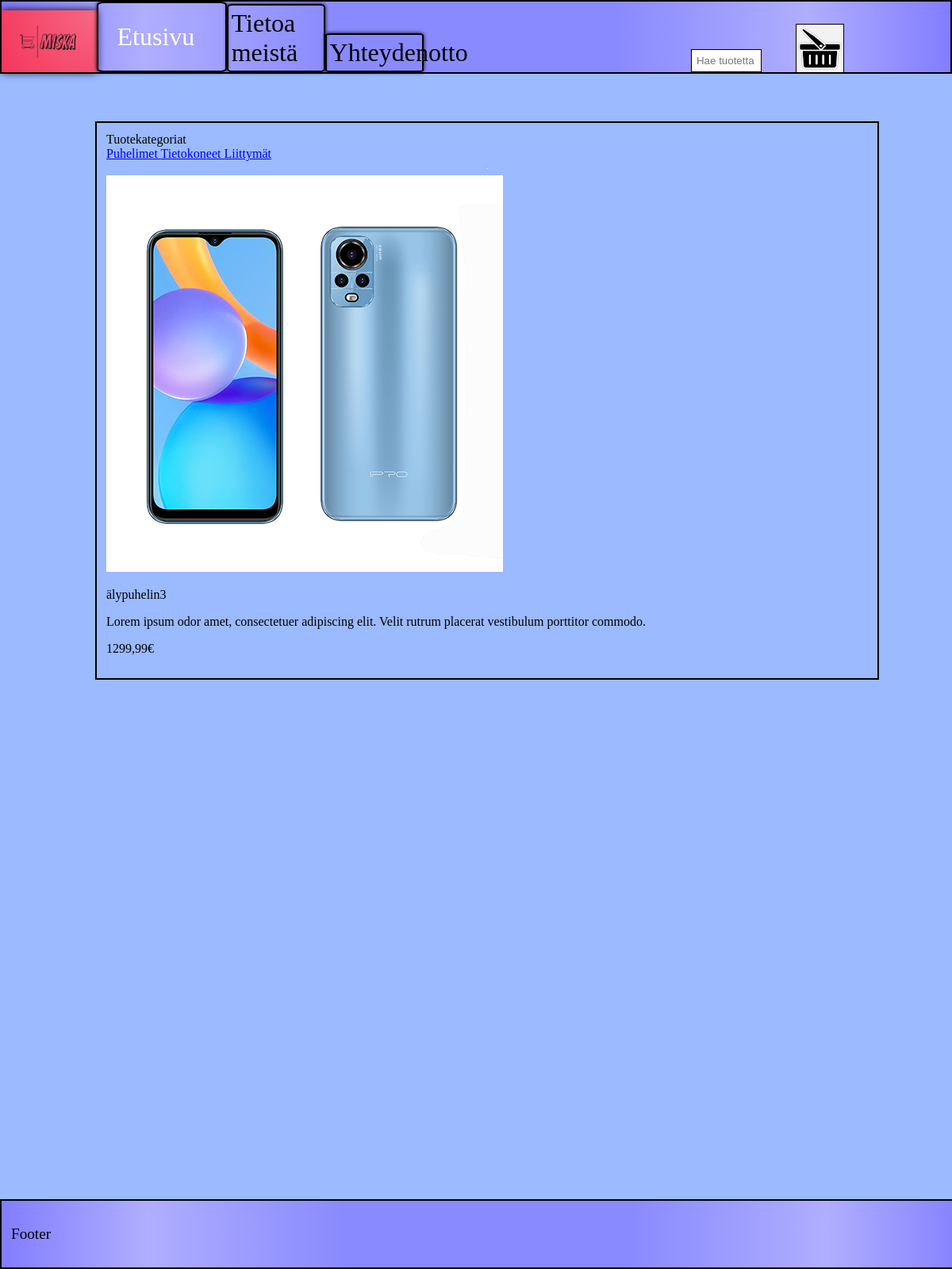
/product.php?title=älypuhelin3, run on the app's committed database.
### tables this page shows
CREATE TABLE IF NOT EXISTS `tuotteet` (
  `id` int NOT NULL AUTO_INCREMENT,
  `image` mediumtext NOT NULL,
  `title` mediumtext NOT NULL,
  `price` mediumtext NOT NULL,
  `description` mediumtext NOT NULL,
  `category` mediumtext NOT NULL,
  `meta_description` mediumtext NOT NULL,
  `meta_keywords` mediumtext NOT NULL,
  PRIMARY KEY (`id`)
);

### php/functions.php (called while the page is built, shortened)
<?php
    function dbConnect(){
        $mysqli = new mysqli(SERVER, USERNAME, PASSWORD, DATABASE);
        if($mysqli->connect_errno != 0){
             return FALSE;
        }
        else {
            return $mysqli;
        }
    }
    function getCategories(){
        $mysqli = dbConnect();
        $result = $mysqli->query("SELECT DISTINCT category FROM tuotteet");
        while($row = $result->fetch_assoc()){
            $categories[] = $row;
        }
        return $categories;
    }
    function getProductByTitle($title){
        $mysqli = dbConnect();
        $stmt = $mysqli->prepare("SELECT * FROM tuotteet WHERE title = ?");
        $stmt->bind_param("s", $title);
        $stmt->execute();
        $result = $stmt->get_result();
        $data = $result->fetch_all(MYSQLI_ASSOC);
        return $data;
    }
?>

### product.php (the view, shortened to what this page needs)
<?php require "php/functions.php"?>
<?php
    if(isset($_GET['title'])){
        $title = urldecode($_GET['title']);
        $product = getProductByTitle($title);
    }
?>
<!DOCTYPE html>
<html lang="fi">
<head>
    <link rel="stylesheet" href="./css/index.css">
</head>
<body>
    <header>
        <img id="logo" src="./img/logo.png" alt="Kaupan logo">
            <nav>
                <a class="linkki" id="etusivu" href="./index.php">Etusivu</a>
                <a class="linkki" id="tietoa" href="./html/tietoa.html">Tietoa meistä</a>
                <a class="linkki" id="yhteys" href="./html/yhteydenotto.html">Yhteydenotto</a>
            </nav>
            <input id="haku" placeholder="Hae tuotetta">
            <a id="kori" href="./ostoskori.html"><img src="./img/kori.jpg" alt="kori"></a>
    </header>
    <main>
        <div id="vasen">
            <div class="section-title">Tuotekategoriat</div>
            <?php $categories = getCategories();
                foreach($categories as $category){
                    ?>
                        <a href="category.php?category=<?php echo urlencode($category['category']) ?>">
                            <?php echo ucfirst($category['category']) ?>
                        </a>
                    <?php
                }
            ?>
        </div>
    <hr>
        <div id="oikea">
        <div id="tuotteet">
            <div class = tuotekuva>
                <img src="<?php echo "tuotteet/{$product[0]['image']}" ?>" alt="testi">
            </div>
            <div class = tuotenimi>
                <p class="title">
                    <?php echo urldecode($product[0]['title'])?>
                </p>
                <p class="description">
                    <?php echo $product[0]['description']?>
                </p>
                <p class="price">
                    <?php echo $product[0]['price']?>
                </p>
            </div>
        </div>
    </main>
    <footer>
        <p>Footer</p>
    </footer>
</body>
</html>

### css/index.css (style rules this page uses)
body { background-color: rgb(155, 186, 255); margin: 0; box-sizing: border-box; min-height: 200vh; }
header { display: flex; flex-direction: row; align-items: flex-end; border: 2px solid black; background: rgb(130,125,255); background: linear-gradient(90deg, rgba(130,125,255,1) 0%, rgba(175,174,255,1) 15%, rgba(138,138,255,1) 35%, rgba(138,138,255,1) 65%, rgba(175,174,255,1) 85%, rgba(130,125,255,1) 100%); }
nav { display: flex; flex-direction: row; align-items: flex-end; width: 100%; padding: 0%; font-size: 200%; }
main { display: flex; flex-direction: column; margin-top: 5%; margin-left: 10%; padding: 1%; width: 80%; border: 2px solid black; }
#haku { width: 10%; transition: 0.5s; padding: 0.5%; height: auto; border: 1px solid black; }
#kori>img { margin-left: 18%; margin-bottom: -2%; width: 25%; border: 1px solid black; }
#logo { height: auto; width: 10%; box-shadow: 0px 0px 10px black; }
.linkki { height: auto; width: 15%; transition: 0.5s; padding: 0.5%; border: 2px solid black; color: black; box-shadow: 0px 0px 5px black; border-radius: 5%; text-decoration: none; }
footer { position: fixed; bottom: 0; width: 100%; border: 2px solid black; padding: 1%; background: rgb(130,125,255); background: linear-gradient(90deg, rgba(130,125,255,1) 0%, rgba(175,174,255,1) 15%, rgba(138,138,255,1) 35%, rgba(138,138,255,1) 65%, rgba(175,174,255,1) 85%, rgba(130,125,255,1) 100%); font-size: larger; }

### data on the page
tuotteet: image (picture), title "älypuhelin3", description "Lorem ipsum odor amet, consectetuer adipiscing elit. Velit rutrum placerat vestibulum porttitor commodo.", price "1299,99€"

### other printed values
$category['category'] "Puhelimet"
$category['category'] "Tietokoneet"
$category['category'] "Liittymät"
